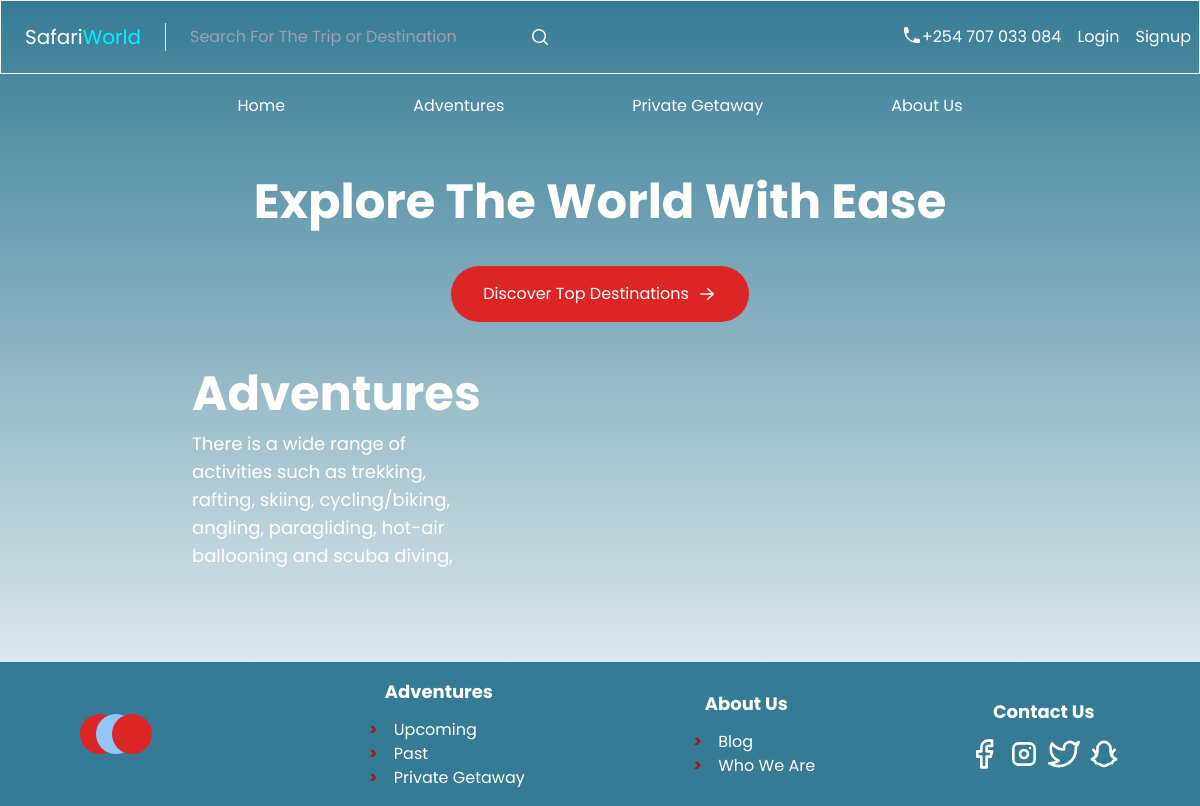
The app's page /adventures/, older data.
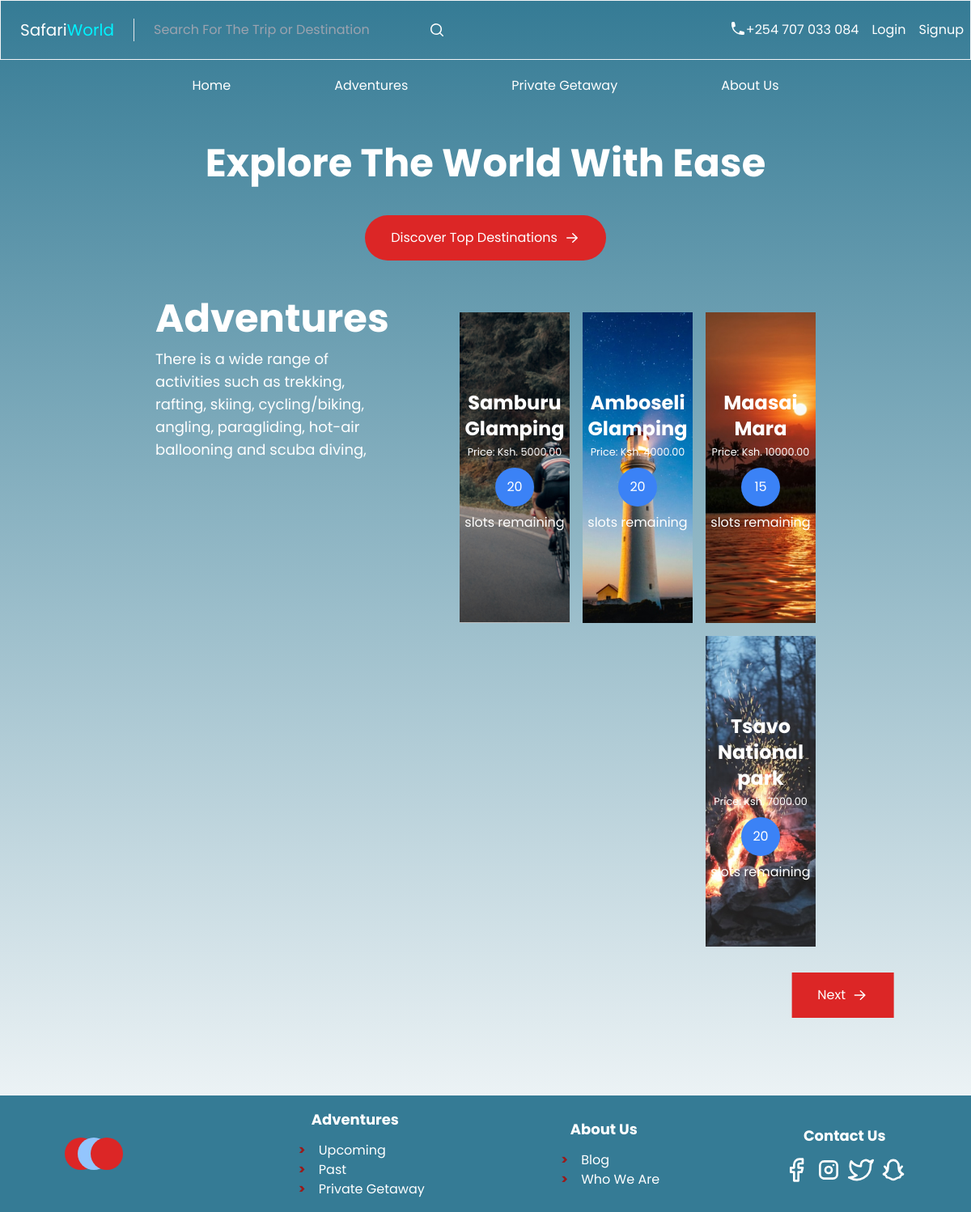
The same page, newer data.
### booking/models.py (models this page shows, shortened)
class BaseModel(models.Model):
    id = models.UUIDField(primary_key=True, default=uuid.uuid4, editable=False)
    created_at = models.DateTimeField(auto_now_add=True)
    updated_at = models.DateTimeField(auto_now=True)
    class Meta:
        abstract = True

class Adventure(BaseModel):
    name = models.CharField(max_length=250)
    place_id = models.ForeignKey(Place, on_delete=models.SET_NULL, null=True, related_name='adventures')
    description = models.CharField(max_length=1024)
    departure_date = models.DateField()
    return_date = models.DateField()
    price = models.DecimalField(max_digits=10, decimal_places=2)
    slots = models.IntegerField()
    age_limit = models.IntegerField(default=0)
    activities = models.CharField(max_length=250)
    image = models.FileField(upload_to='images', null=True)

### booking/views.py (the view)
# urls.py: path('adventures/', views.adventures, name='adventures'),
def adventures(request):
    p = Paginator(Adventure.objects.all(), 4)
    page = request.GET.get('page')
    adventures = p.get_page(page)
    context = {"adventures": adventures}
    return render(request, 'booking/all_adventures.html', context)

### booking/templates/booking/all_adventures.html (shortened to what this page needs)
{% extends 'booking/base.html' %} {% load static %} {% block content %}
<section class="md:flex text-white mx-16 md:mx-48 my-12">
  <div class="w-full sm:w-4/12">
    <h2 class="text-5xl mb-3 font-bold">Adventures</h2>
    <p class="text-lg whitespace-normal mb-3">
      There is a wide range of activities such as trekking, rafting, skiing,
      cycling/biking, angling, paragliding, hot-air ballooning and scuba diving,
    </p>
  </div>
  <div
    class="flex flex-wrap justify-end items-end space-x-4 space-y-4 w-full sm:w-10/12 px-auto mx-auto"
  >
    {% for adventure in adventures %}
    <div
      class="bg-[url('/static/{{ adventure.image }}')] w-full md:w-1/3 lg:w-1/4 xl:w-1/4 h-96 bg-center bg-cover text-center pt-24 group transition ease-in-out delay-150 hover:scale-110"
    >
      <p class="font-bold text-2xl">{{ adventure.name}}</p>
      <small>Price: Ksh. {{ adventure.price}}</small>
      <span
        class="block mx-auto my-2 rounded-full bg-blue-500 w-12 h-12 flex items-center justify-center"
        >{{ adventure.slots}}
      </span>
      <p>slots remaining</p>
    </div>
    {% endfor %}
    <div class="flex justify-center basis-full">
       {% if adventures.has_next %}
      <div
        class="flex items-center bg-red-600 py-4 my-4 px-8 max-w-fit md:translate-x-[235%]"
      >
        <a
          href="?page={{ adventures.next_page_number }}"
          class="pr-2 text-white"
          >Next</a
        >
        <svg
          xmlns="http://www.w3.org/2000/svg"
          viewBox="0 0 20 20"
          fill="currentColor"
          class="w-5 h-5 text-white"
        >
          <path
            fill-rule="evenodd"
            d="M3 10a.75.75 0 01.75-.75h10.638L10.23 5.29a.75.75 0 111.04-1.08l5.5 5.25a.75.75 0 010 1.08l-5.5 5.25a.75.75 0 11-1.04-1.08l4.158-3.96H3.75A.75.75 0 013 10z"
            clip-rule="evenodd"
          />
        </svg>
      </div>
      {% endif %}
    </div>
  </div>
</section>
{% endblock%}

### booking/templates/booking/base.html (shortened to what this page needs)
<!DOCTYPE html>
<html lang="en">
  <head>
    <script src="https://cdn.tailwindcss.com"></script>
  </head>
  <body
    class="bg-gradient-to-b from-[#357B95] to-transparent bg-no-repeat bg-cover font-serif"
  >
    <header
      class="md:flex items-center justify-between py-4 border border-gray-100 text-white"
    >
      <div class="flex items-center">
        <h4
          class="text-white font-weight-600 text-xl px-4 md:px-6 border-r border-gray-200"
        >
          Safari<span style="color: #00f3ff">World</span>
        </h4>
        <div class="flex items-center sm:text-red">
          <input
            type="text"
            placeholder="Search For The Trip or Destination"
            class="mx-4 p-2 focus:outline-none text-white-300 bg-transparent w-100"
          />
          <svg
            xmlns="http://www.w3.org/2000/svg"
            viewBox="0 0 20 20"
            fill="currentColor"
            class="w-5 h-5"
          >
            <path
              fill-rule="evenodd"
              d="M9 3.5a5.5 5.5 0 100 11 5.5 5.5 0 000-11zM2 9a7 7 0 1112.452 4.391l3.328 3.329a.75.75 0 11-1.06 1.06l-3.329-3.328A7 7 0 012 9z"
              clip-rule="evenodd"
            />
          </svg>
        </div>
      </div>
      <div class="flex space-x-4">
        <div class="flex space-x-4 mx-2">
          <div class="flex item-center">
            <p>+254 707 033 084</p>
          </div>
          {% if request.user.is_authenticated %}
          <p>Welcome {{ request.user.first_name }}</p>
          <a href="{% url 'logout' %}?next={{ request.path|urlencode }}"
            >Logout</a
          >
          {% else %}
          <a href="{% url 'login' %}?next={{ request.path|urlencode }}"
            >Login</a
          >
          <a href="{% url 'signup' %}">Signup</a>
          {% endif %}
        </div>
      </div>
    </header>
    <nav class="flex md:justify-center my-5 text-white">
      <ul class="md:flex">
        <li class="px-8 md:px-16"><a href="{% url 'home' %}">Home</a></li>
        <li class="px-8 md:px-16">
          <a href="{% url 'adventures' %}">Adventures</a>
        </li>
        <li class="px-8 md:px-16"><a href="#">Private Getaway</a></li>
        <li class="px-8 md:px-16"><a href="#">About Us</a></li>
      </ul>
    </nav>
    <section>
      <h1 class="text-center text-white font-bold text-5xl py-10">
        Explore The World With Ease
      </h1>
      <div
        class="flex mx-auto items-center bg-red-600 py-4 px-8 max-w-fit rounded-full"
      >
        <a href="{% url 'adventures' %}" class="pr-2 text-white"
          >Discover Top Destinations
        </a>
        <svg
          xmlns="http://www.w3.org/2000/svg"
          viewBox="0 0 20 20"
          fill="currentColor"
          class="w-5 h-5 text-white"
        >
          <path
            fill-rule="evenodd"
            d="M3 10a.75.75 0 01.75-.75h10.638L10.23 5.29a.75.75 0 111.04-1.08l5.5 5.25a.75.75 0 010 1.08l-5.5 5.25a.75.75 0 11-1.04-1.08l4.158-3.96H3.75A.75.75 0 013 10z"
            clip-rule="evenodd"
          />
        </svg>
      </div>
    </section>
    {% block content%} {% endblock %}
    <footer
      class="md:flex bg-[#357B95] h-full justify-around items-center px-8 md:px-1 py-4 text-white mt-20"
    >
      <div class="flex">
        <div
          class="w-10 h-10 p-3 rounded-full bg-red-600 -translate-x-12"
        ></div>
      </div>
      <div>
        <h4 class="mb-3 text-lg md:text-center font-bold">Adventures</h4>
        <ul>
          <li
            class="pl-4 before:content-['>'] before:mr-3 before:text-red-800 before:font-bold"
          >
            <a href="#">Upcoming</a>
          </li>
          <li
            class="pl-4 before:content-['>'] before:mr-3 before:text-red-800 before:font-bold"
          >
            <a href="#">Past</a>
          </li>
          <li
            class="pl-4 before:content-['>'] before:mr-3 before:text-red-800 before:font-bold"
          >
            <a href="#">Private Getaway</a>
          </li>
        </ul>
      </div>
      <div>
        <h4 class="mb-3 text-lg md:text-center font-bold">About Us</h4>
        <ul>
          <li
            class="pl-4 before:content-['>'] before:mr-3 before:text-red-800 before:font-bold"
          >
            <a href="#">Blog</a>
          </li>
          <li
            class="pl-4 before:content-['>'] before:mr-3 before:text-red-800 before:font-bold"
          >
            <a href="#">Who We Are</a>
          </li>
        </ul>
      </div>
      <div>
        <h4 class="mb-3 text-lg md:text-center font-bold">Contact Us</h4>
        <div class="flex item-center gap-x-2">
          <svg
            class="h-8 w-8 text-white-300"
            viewBox="0 0 24 24"
            fill="none"
            stroke="currentColor"
            stroke-width="2"
            stroke-linecap="round"
            stroke-linejoin="round"
          >
            <path
              d="M18 2h-3a5 5 0 0 0-5 5v3H7v4h3v8h4v-8h3l1-4h-4V7a1 1 0 0 1 1-1h3z"
            />
          </svg>
        </div>
      </div>
    </footer>
  </body>
</html>

### booking/templates/booking/base.html (style rules this page uses)
body { font-family: "Poppins" !important; }

Row changes from the older to the newer data that the page shows:
added Adventure: image (picture), name "Samburu Glamping", price "5000.00", slots "20"
added Adventure: image (picture), name "Amboseli Glamping", price "4000.00", slots "20"
added Adventure: image (picture), name "Maasai Mara", price "10000.00", slots "15"
added Adventure: image (picture), name "Tsavo National park", price "7000.00", slots "20"
Text that changed along with them:
text now shown: "Next"
